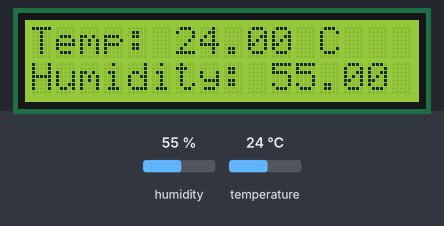
The sketch below on a simulated Arduino Uno, built with avr-gcc and run on an emulated ATmega328P. Shown: 16×2 character LCD. Inputs (shaded band) come from the test bench; at power-on: humidity 55 %, temperature 24 °C.

Above: at 3.2 s.
3.3 s: humidity set to 22 %
At 5.0 s:
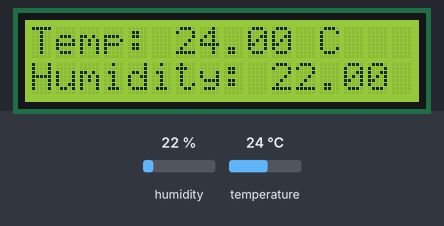
6.0 s: temperature set to 12 °C
At 7.6 s:
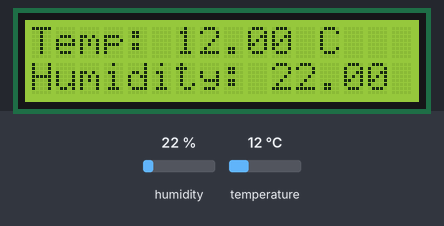
8.7 s: humidity set to 40 %
At 11.4 s:
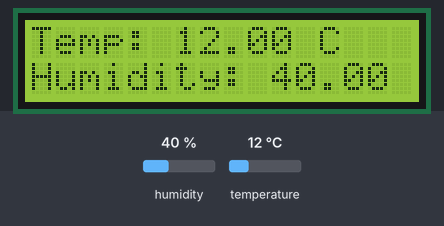
11.7 s: temperature set to 19 °C
At 12.9 s:
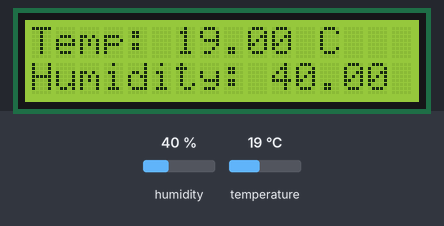
Timing chart, 0 to 14.7 s (numbered marks = the images above; inputs shaded):
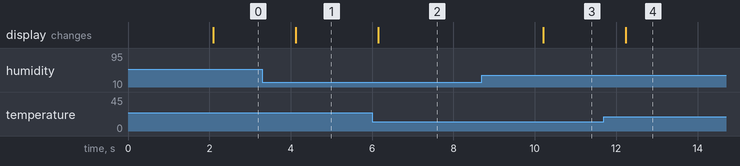

The sketch:

SensorDHT11WithLCD.ino
```cpp
/*
 * Arduino Sketch for interfacing with an LCD and DHT11 sensor.
 * This code initializes the LCD and reads temperature and humidity
 * from the DHT11 sensor, displaying the values on the LCD.
 *
 * LCD Pins Used:
 * - RS: D13
 * - E: D12
 * - DB4: D5
 * - DB5: D4
 * - DB6: D3
 * - DB7: D2
 *
 * DHT11 Sensor Pin:
 * - DATA: D11
 */

#include <LiquidCrystal.h>
#include <DHT.h>

// Initialize the LCD with the numbers of the interface pins
LiquidCrystal lcd(13, 12, 5, 4, 3, 2);

// DHT11 sensor setup
#define DHTPIN 11     // Pin where the DHT11 is connected
#define DHTTYPE DHT11 // DHT 11
DHT dht(DHTPIN, DHTTYPE);

void setup() {
  // Start the LCD
  lcd.begin(16, 2);
  lcd.print("Initializing...");

  // Start the DHT sensor
  dht.begin();

  delay(2000); // Wait for 2 seconds
  lcd.clear();
}

void loop() {
  // Read temperature and humidity
  float h = dht.readHumidity();
  float t = dht.readTemperature();

  // Check if any reads failed and exit early (to try again)
  if (isnan(h) || isnan(t)) {
    lcd.setCursor(0, 0);
    lcd.print("Sensor Error");
    return;
  }

  // Display temperature and humidity on the LCD
  lcd.setCursor(0, 0);
  lcd.print("Temp: ");
  lcd.print(t);
  lcd.print(" C");

  lcd.setCursor(0, 1);
  lcd.print("Humidity: ");
  lcd.print(h);
  lcd.print(" %");

  delay(2000); // Wait for 2 seconds before next update
}
```

Measured:
- after the input at 3.3 s, the display: changes after 0.82 s (image 1)
- after the input at 6.0 s, the display: changes after 0.15 s (image 2)
- after the input at 8.7 s, the display: changes after 1.5 s (image 3)
- after the input at 11.7 s, the display: changes after 0.54 s (image 4)
